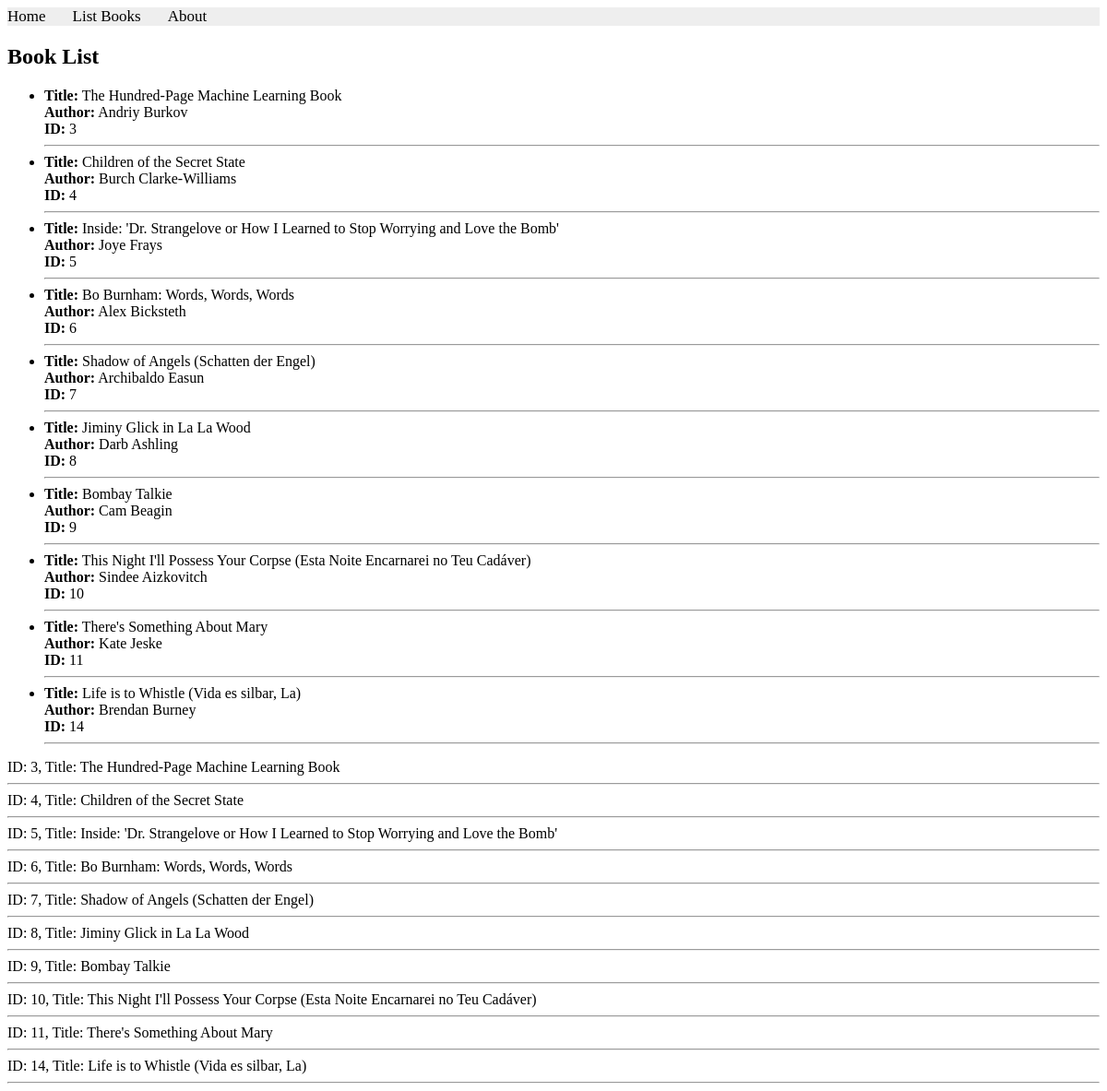
The page /books/complex/query/ on the database its author committed.
### apps/bookmodule/models.py (models this page shows)
class Book(models.Model):
    title = models.CharField(max_length=100)
    author = models.CharField(max_length=56)
    price = models.FloatField(default=0.0)
    edition = models.SmallIntegerField(default=1)

### apps/bookmodule/views.py (the view)
# urls.py: path('complex/query/', views.lookup_query, name= "books.lookup_query"),
def lookup_query(request):
    mybooks=books=Book.objects.filter(author__isnull =False).filter(title__icontains='a').filter(edition__gte = 0).exclude(price__lte = 0.0)[:10]
    if len(mybooks)>=1:
        return render(request, 'bookmodule/bookList.html', {'books':mybooks})
    else:
        return render(request, 'bookmodule/index.html')

### templates/bookmodule/bookList.html
{% extends "layouts/base.html" %}
{% block content %}
  <h2>Book List</h2>
  {% if books %}
    <ul>
      {% for book in books %}
        <li>
          <strong>Title:</strong> {{ book.title }}<br>
          <strong>Author:</strong> {{ book.author }}<br>
          <strong>ID:</strong> {{ book.id }}
        </li>
        <hr>
      {% endfor %}
    </ul>
  {% else %}
    <p>No books found matching your search.</p>
  {% endif %}
  {% for obj in books %}
ID: {{obj.id}}, Title: {{obj.title}}
<hr>
{% endfor %}
{% endblock %}

### rows shown on the page
Book: title "The Hundred-Page Machine Learning Book", author "Andriy Burkov", id "3"
Book: title "Children of the Secret State", author "Burch Clarke-Williams", id "4"
Book: title "Inside: 'Dr. Strangelove or How I Learned to Stop Worrying and Love the Bomb'", author "Joye Frays", id "5"
Book: title "Bo Burnham: Words, Words, Words", author "Alex Bicksteth", id "6"
Book: title "Shadow of Angels (Schatten der Engel)", author "Archibaldo Easun", id "7"
Book: title "Jiminy Glick in La La Wood", author "Darb Ashling", id "8"
Book: title "Bombay Talkie", author "Cam Beagin", id "9"
Book: title "This Night I'll Possess Your Corpse (Esta Noite Encarnarei no Teu Cadáver)", author "Sindee Aizkovitch", id "10"
Book: title "There's Something About Mary", author "Kate Jeske", id "11"
Book: title "Life is to Whistle (Vida es silbar, La)", author "Brendan Burney", id "14"
